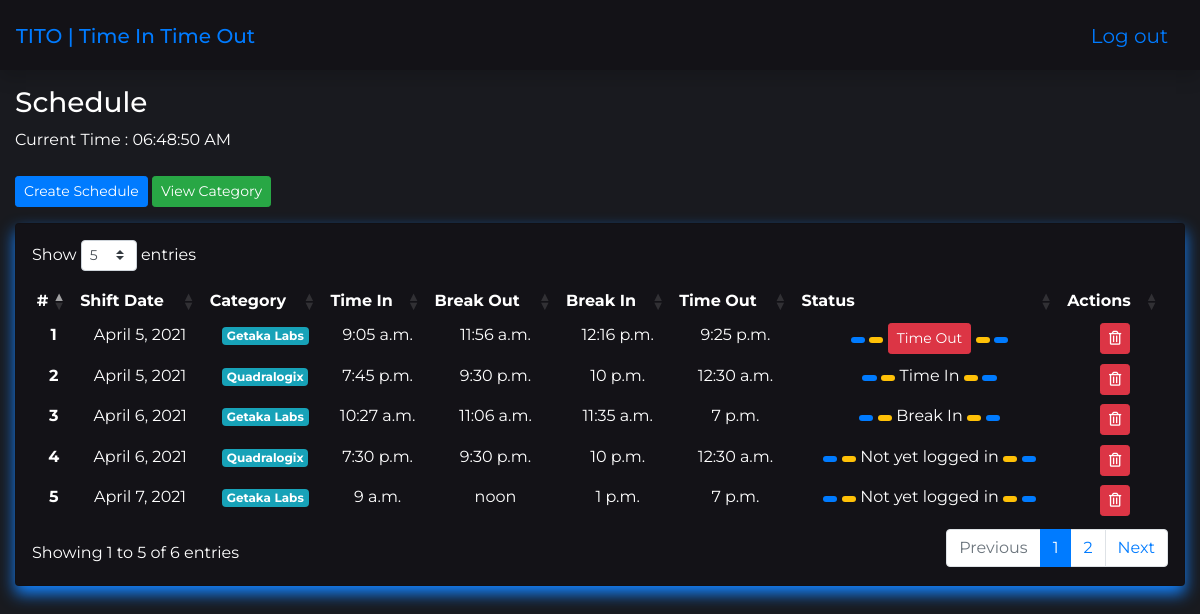
The page /schedule-page/ (signed in) on the database its author committed.
### app/models.py (models this page shows, shortened)
class TimeInTimeOut(models.Model):
    status = (
        ('Time In', 'Time In'),
        ('Time Out', 'Time Out'),
        ('Break In', 'Break In'),
        ('Break Out', 'Break Out'),
    )
    date_created = models.DateField(auto_now_add=True)
    category = models.ForeignKey(Category, on_delete=models.CASCADE)
    shift_date = models.DateField(auto_now_add=False)
    time_in = models.TimeField(auto_now_add=False, blank=True, null=True)
    time_out = models.TimeField(auto_now_add=False,blank=True, null=True)
    break_in = models.TimeField(auto_now_add=False, blank=True, null=True)
    break_out = models.TimeField(auto_now_add=False,blank=True, null=True)
    total_hrs = models.DurationField(blank=True, null=True)
    status = models.CharField(max_length=255, blank=True, null=True)
    task = models.TextField(max_length=1000, blank=True, null=True)

class Category(models.Model):
    category = models.CharField(max_length=255)
    def __str__(self):
        return self.category

### app/views.py (the view)
# urls.py: path('schedule-page/', schedule_page, name="schedule_page"),
@login_required
def schedule_page(request):
    template_name = "app/schedule_page.html"
    form = TimeInTimeOutForms(request.POST or None)
    now = datetime.now()
    time_now = now.strftime("%H:%M:%S")
    if form.is_valid():
        form.save()
        messages.error(request, "Schedule Created")
        text = "Schedule Created"
        engine = pyttsx3.init()
        engine.setProperty('rate', 170)
        engine.say(text)
        engine.runAndWait()
        return redirect("app:schedule_page")
    else:
        form = TimeInTimeOutForms(request.POST or None)
    date_today = now.strftime("%B %d %Y")
    print(date_today)
    time_in_list = TimeInTimeOut.objects.all().order_by('shift_date')
    context = {
        'form': form,
        'time_in_list' : time_in_list,
        'date_today' : date_today,
    }
    return render(request, template_name, context)

### app/forms.py
class TimeInTimeOutForms(forms.ModelForm):
    class Meta:
        model = TimeInTimeOut
        fields = ['category','shift_date', 'time_in' , 'time_out',  'break_out','break_in', 'task']
        widgets = {
            'shift_date' : DateInput(),
            'time_in' : TimeInput(),
            'time_out' : TimeInput(),
            'break_in' : TimeInput(),
            'break_out' : TimeInput(),
        }

### app/templates/app/schedule_page.html (shortened to what this page needs)
{% extends 'base.html' %}
{% load widget_tweaks %}
{% load crispy_forms_tags %}
{% load humanize %}
{% load static %}
{% block content %}
{% block extrastylesheet %}
    <link href="https://cdnjs.cloudflare.com/ajax/libs/twitter-bootstrap/4.5.2/css/bootstrap.css" rel="stylesheet">
    <link href="https://cdn.datatables.net/1.10.23/css/dataTables.bootstrap4.min.css" rel="stylesheet">
{% endblock extrastylesheet %}
<div class="container-fluid mt-3">
   <h3 style="color: white;">Schedule</h3>
    <div id="clock" onload="showTime()" style="color: white;"></div>
    <br>
    <button type="button" class="btn btn-primary btn-sm mb-3" data-toggle="modal" data-target="#staticBackdrop">
        Create Schedule
    </button>
    <a href="{% url 'app:category' %}" class="btn btn-success btn-sm mb-3">
        View Category
    </a>
    <div class="card p-3" style="color: white; background-color: #131217; box-shadow:  0 8px 16px 0 rgb(20,131,254)">
        <table class="table table-sm table-borderless text-center" id="tito_table"  style="color: white; background-color: #131217;">
            <thead>
                <tr>
                    <th scope="col">#</th>
                    <th scope="col">Shift Date</th>
                    <th scope="col">Category</th>
                    <th scope="col">Time In</th>
                    <th scope="col">Break Out</th>
                    <th scope="col">Break In</th>
                    <th scope="col">Time Out</th>
                    <th scope="col">Status</th>
                    <th scope="col">Actions</th>
                </tr>
            </thead>
            <tbody>
            {% for list in time_in_list %}
                <tr>
                    <th scope="row">{{forloop.counter}}</th>
                    <td>{{list.shift_date}}</td>
                    <td>
                    <span class="badge badge-info">{{list.category}}</span>
                    </td>
                    <td>{{list.time_in|default_if_none:""}}</td>
                    <td>
                    {% if list.break_out == None %}
                        <a href={% url "app:break_out" list.pk %} >
                            <span class="badge badge-warning">Break Out</span>
                        </a>
                    {% else %}
                        {{list.break_out}}
                    {% endif %}
                    </td>
                    <td>
                    {% if list.break_in == None %}
                            <a href={% url "app:break_in" list.pk %} >
                                <span class="badge badge-primary">Break In</span>
                            </a>
                        {% else %}
                            {{list.break_in}}
                        {% endif %}
                    </td>
                    <td>
                        {% if list.time_out == None  %}
                            <a href={% url "app:time_out" list.pk %} onclick="stop()">
                                <span class="badge badge-danger">Time Out</span>
                            </a>
                        {% else %}
                            {{list.time_out}}
                        {% endif %}
                    </td>
                    <td>
                        <span class="badge badge-pill badge-primary"> </span>
                        <span class="badge badge-pill badge-warning"> </span>
                        {% if list.status == 'Time Out' %}
                            <button class="btn btn-danger btn-sm">{{list.status}}</button>
                        {% else %}
                            {{list.status|default_if_none:"Not yet logged in"}}
                        {% endif %}
                        <span class="badge badge-pill badge-warning"> </span>
                        <span class="badge badge-pill badge-primary"> </span>
                    </td>
                    <td>
                        {% if list.time_out == None or list.break_out == None or list.break_in == None %}
                            <button type="button" class="btn btn-danger btn-sm" disabled>
                                <i class="far fa-trash-alt"></i>
                            </button>
                        {% else %}
                            <a href={% url "app:delete" list.pk %} class="btn btn-danger btn-sm">
                                <i class="far fa-trash-alt"></i>
                            </a>
                        {% endif %}
                    </td>
                </tr>
            {% endfor %}
            </tbody>
        </table>
    </div>
</div>
{% endblock %}

### rows shown on the page
TimeInTimeOut: shift_date "April 5, 2021", category "Getaka Labs", time_in "9:05 a.m.", break_out "11:56 a.m.", break_in "12:16 p.m.", time_out "9:25 p.m.", status "Time Out"
TimeInTimeOut: shift_date "April 5, 2021", category "Quadralogix", time_in "7:45 p.m.", break_out "9:30 p.m.", break_in "10 p.m.", time_out "12:30 a.m.", status "Time In"
TimeInTimeOut: shift_date "April 6, 2021", category "Getaka Labs", time_in "10:27 a.m.", break_out "11:06 a.m.", break_in "11:35 a.m.", time_out "7 p.m.", status "Break In"
TimeInTimeOut: shift_date "April 6, 2021", category "Quadralogix", time_in "7:30 p.m.", break_out "9:30 p.m.", break_in "10 p.m.", time_out "12:30 a.m.", status "Not yet logged in"
TimeInTimeOut: shift_date "April 7, 2021", category "Getaka Labs", time_in "9 a.m.", break_out "noon", break_in "1 p.m.", time_out "7 p.m.", status "Not yet logged in"
